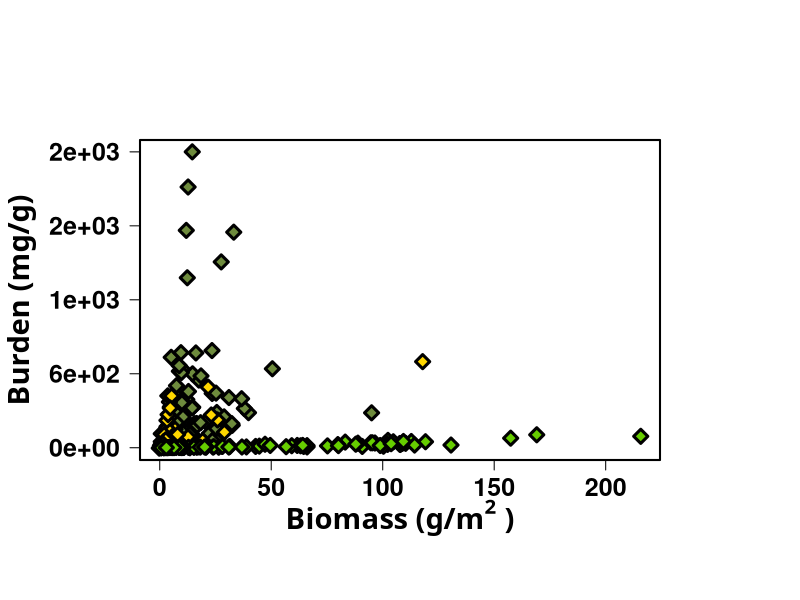

Source code (R):
library(tidyverse)
library(readr)
library(plyr)
library(dplyr)

alldata <- read.csv("2_incremental/20220310_STANDING_CROP.csv")

alldata$SAMPLING_DATE<-as.Date(alldata$SAMPLING_DATE)

names(alldata)

n<-7
n2<-88


Xlabel=expression(bold(paste("Biomass"~"(g/m"^"2"~")")))
Ylabel=expression(bold("Burden (mg/g)"))


dev.new()

par(mar=c(7,7,7,7))

#par(mfrow = c(1, 3))

plot(alldata[,n], alldata[,n2], 
     ylim = range(alldata[,n2],na.rm=TRUE),
     xlim = range(alldata[,n],na.rm=TRUE),
     cex=0,
     xaxt = "n",
     xlab = NA,
     yaxt = "n",
     ylab = NA,
     lwd=3
     
)


aty <- seq(0, max(alldata[,n2], na.rm=TRUE), length.out=5)

axis(side = 1, at = seq(0, 200, length.out=5), las=1, font.axis=2, cex.axis=1.5)
axis(side = 2, at = aty, labels=format(aty, scientific=TRUE,digits = 1), las=1, font.axis=2, cex.axis=1.5)

title(xlab=Xlabel, line=3, cex.lab=1.75, family="Calibri")
title(ylab=Ylabel, line=5, cex.lab=1.75, family="Calibri")

range(alldata[,n],na.rm=TRUE)


dfEPIL <- alldata[which(alldata$SAMPLE_DESCRIPTOR == "EPIL"),]

dfEPIP <- alldata[which(alldata$SAMPLE_DESCRIPTOR == "EPIP"),]

dfFILA <- alldata[which(alldata$SAMPLE_DESCRIPTOR == "FILA"),]


points(dfEPIL[,7], dfEPIL[,n2],pch=23, cex=1.5,col="black", bg=colors()[89],lwd=3)

points(dfEPIP[,7], dfEPIP[,n2],pch=23, cex=1.5,col="black", bg="gold",lwd=3)

points(dfFILA[,7], dfFILA[,n2],pch=23, cex=1.5,col="black", bg="chartreuse3",lwd=3)


#title(ylab=Ylabel, line=2.5, cex.lab=1.2, family="Calibri Light")

box(lwd=2)


